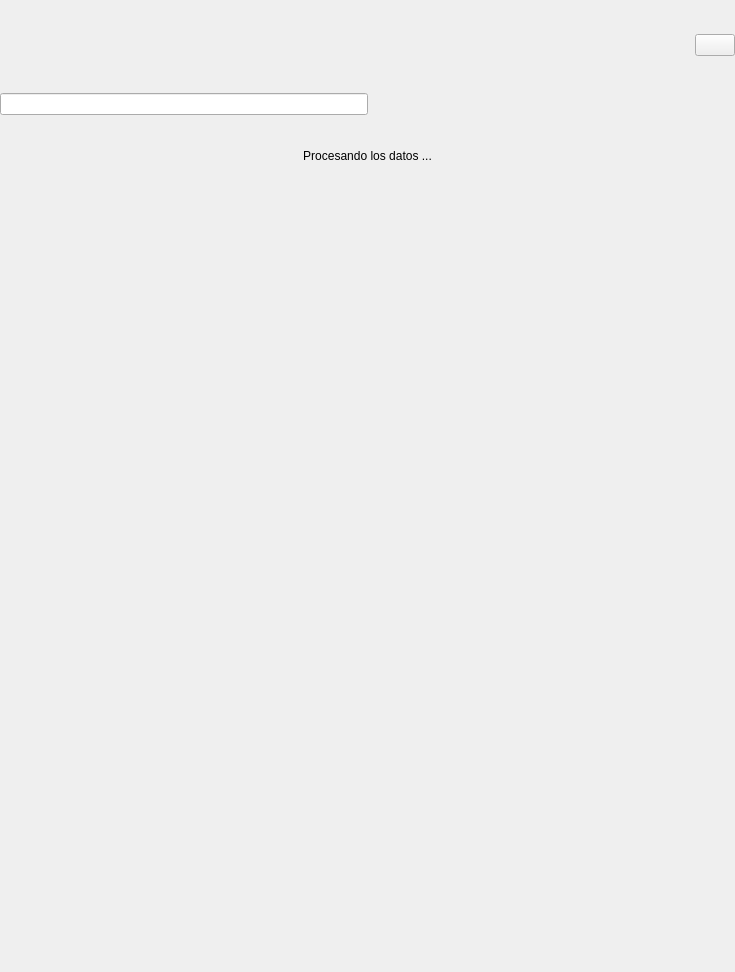
<?xml version="1.0" encoding="UTF-8"?>
<ui version="4.0">
 <class>ViewerSearchWordPopup</class>
 <widget class="QWidget" name="ViewerSearchWordPopup">
  <property name="geometry">
   <rect>
    <x>0</x>
    <y>0</y>
    <width>735</width>
    <height>972</height>
   </rect>
  </property>
  <property name="minimumSize">
   <size>
    <width>0</width>
    <height>0</height>
   </size>
  </property>
  <property name="maximumSize">
   <size>
    <width>735</width>
    <height>972</height>
   </size>
  </property>
  <property name="windowTitle">
   <string>Form</string>
  </property>
  <property name="styleSheet">
   <string notr="true" />
  </property>
  <layout class="QVBoxLayout" name="verticalLayout_2">
   <property name="spacing">
    <number>0</number>
   </property>
   <property name="leftMargin">
    <number>0</number>
   </property>
   <property name="topMargin">
    <number>0</number>
   </property>
   <property name="rightMargin">
    <number>0</number>
   </property>
   <property name="bottomMargin">
    <number>10</number>
   </property>
   <item>
    <widget class="QFrame" name="headerPopup">
     <property name="minimumSize">
      <size>
       <width>0</width>
       <height>149</height>
      </size>
     </property>
     <property name="maximumSize">
      <size>
       <width>16777215</width>
       <height>211</height>
      </size>
     </property>
     <layout class="QVBoxLayout" name="verticalLayout">
      <property name="spacing">
       <number>0</number>
      </property>
      <property name="margin">
       <number>0</number>
      </property>
      <item>
       <layout class="QHBoxLayout" name="horizontalLayout">
        <property name="spacing">
         <number>0</number>
        </property>
        <item>
         <spacer name="horizontalSpacer">
          <property name="orientation">
           <enum>Qt::Horizontal</enum>
          </property>
          <property name="sizeHint" stdset="0">
           <size>
            <width>57</width>
            <height>28</height>
           </size>
          </property>
         </spacer>
        </item>
        <item>
         <widget class="QPushButton" name="closeBtn">
          <property name="text">
           <string />
          </property>
         </widget>
        </item>
       </layout>
      </item>
      <item>
       <layout class="QHBoxLayout" name="horizontalLayout_3">
        <property name="spacing">
         <number>0</number>
        </property>
        <item>
         <widget class="QLineEdit" name="searchLineEdit" />
        </item>
        <item>
         <spacer name="horizontalSpacer_2">
          <property name="orientation">
           <enum>Qt::Horizontal</enum>
          </property>
          <property name="sizeHint" stdset="0">
           <size>
            <width>57</width>
            <height>28</height>
           </size>
          </property>
         </spacer>
        </item>
       </layout>
      </item>
     </layout>
    </widget>
   </item>
   <item>
    <widget class="QWidget" name="SearchResultItem1" native="true" />
   </item>
   <item>
    <widget class="QWidget" name="SearchResultItem2" native="true" />
   </item>
   <item>
    <widget class="QWidget" name="SearchResultItem3" native="true" />
   </item>
   <item>
    <widget class="QWidget" name="SearchResultItem4" native="true" />
   </item>
   <item>
    <widget class="QWidget" name="SearchResultItem5" native="true" />
   </item>
   <item>
    <widget class="QWidget" name="SearchResultItem6" native="true" />
   </item>
   <item>
    <widget class="QWidget" name="processSearchCont" native="true">
     <layout class="QVBoxLayout" name="verticalLayout_3">
      <property name="spacing">
       <number>0</number>
      </property>
      <property name="margin">
       <number>0</number>
      </property>
      <item>
       <widget class="QLabel" name="processLbl">
        <property name="text">
         <string>Procesando los datos ...</string>
        </property>
        <property name="alignment">
         <set>Qt::AlignCenter</set>
        </property>
       </widget>
      </item>
     </layout>
    </widget>
   </item>
   <item>
    <spacer name="verticalSpacer">
     <property name="orientation">
      <enum>Qt::Vertical</enum>
     </property>
     <property name="sizeHint" stdset="0">
      <size>
       <width>28</width>
       <height>57</height>
      </size>
     </property>
    </spacer>
   </item>
   <item>
    <widget class="QWidget" name="VerticalPagerPopup" native="true">
     <layout class="QHBoxLayout" name="horizontalLayout_2">
      <property name="spacing">
       <number>0</number>
      </property>
      <property name="margin">
       <number>0</number>
      </property>
     </layout>
    </widget>
   </item>
  </layout>
 </widget>
 <resources />
 <connections />
</ui>
